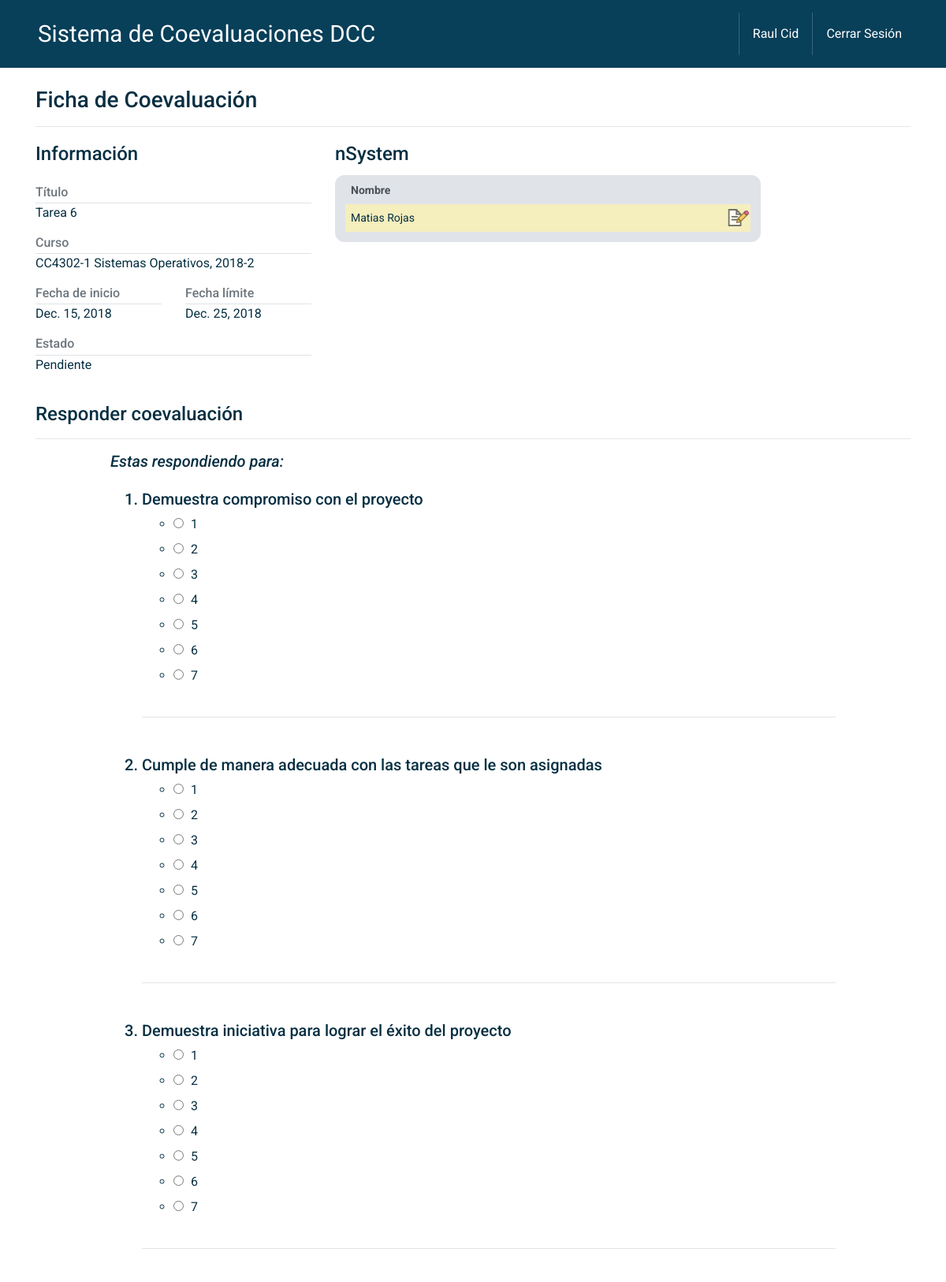
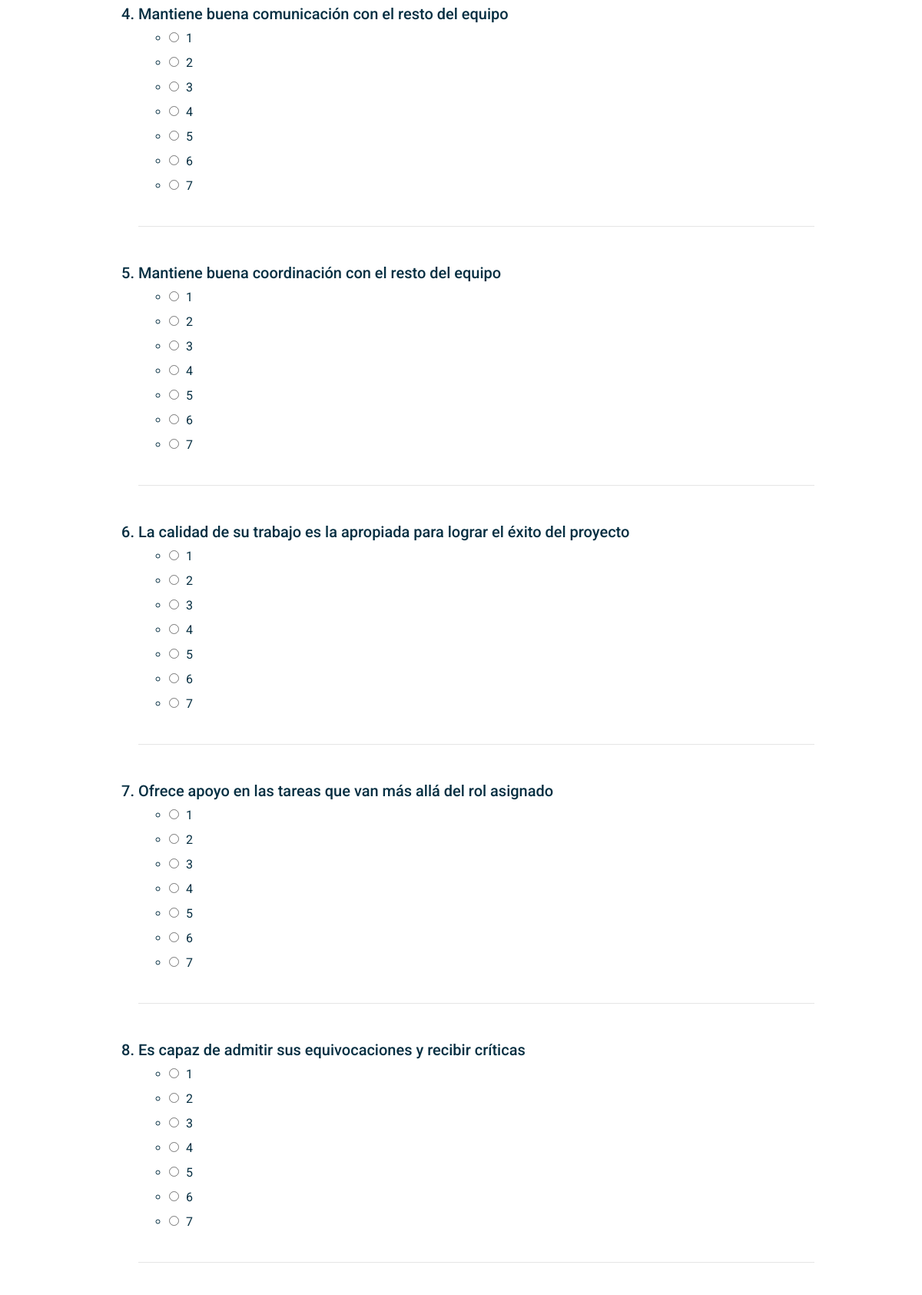
Screenshot of /tarea4/fichaCoev/13 (signed in, upper part) with the database file from the repository (2 pictures, top to bottom).
### tarea4/models.py (models this page shows)
class Coevaluacion(models.Model):
    nombre = models.CharField(max_length=30)
    listaEstados = (('ABIERTA', 'abierta'), ('CERRADA', 'cerrada'), ('PUBLICADA', 'publicada'))
    estado = models.CharField(max_length=20, choices=listaEstados, default='abierta')
    fecha_inicio = models.DateField()
    fecha_termino = models.DateField()
    curso = models.ForeignKey(Curso, on_delete=models.CASCADE)
    preguntas = models.ForeignKey(Pregunta, on_delete=models.SET_NULL, null=True)

class Grupo(models.Model):
    curso = models.ForeignKey(Curso, on_delete=models.CASCADE)
    estudiante = models.ManyToManyField(User)
    Nombre = models.CharField(max_length=50)
    Estado = models.CharField(max_length=50)  # activo VS historico para efectos de historial.

class Pregunta(models.Model):
    pregunta1 = models.CharField(max_length=250)
    pregunta2 = models.CharField(max_length=250)
    pregunta3 = models.CharField(max_length=250)
    pregunta4 = models.CharField(max_length=250)
    pregunta5 = models.CharField(max_length=250)
    pregunta6 = models.CharField(max_length=250)
    pregunta7 = models.CharField(max_length=250)
    pregunta8 = models.CharField(max_length=250)
    pregunta9 = models.CharField(max_length=250)
    pregunta10 = models.CharField(max_length=250)

### tarea4/views.py (the view)
# urls.py: path('fichaCoev/<int:idCoev>', views.fichaCoevaluacionEstudiante, name='fichaCoevaluacion'),
def fichaCoevaluacionEstudiante(request, idCoev):
    if (request.method=='POST'):
        a=1
    userID = request.user.id
    userNombre = request.user.first_name + " " + request.user.last_name
    coev = Coevaluacion.objects.get(id=idCoev)
    coevCurso = coev.curso
    est = User.objects.get(id=userID)
    grupo = est.grupo_set.get(curso=coevCurso.id)
    preguntas = Pregunta.objects.get(coevaluacion=idCoev)
    form = ResponderEval()
    listaIntegrantes = []
    coevContestada = True;
    for estudiante in grupo.estudiante.all():
        if estudiante.id != userID:
            contestada = Respuestas.objects.filter(estudianteEvaluado=estudiante.id, estudianteRespondedor=userID, coevaluacion=idCoev).exists()
            coevContestada = coevContestada and contestada
            listaIntegrantes.append( {'nombre': estudiante.first_name + " " + estudiante.last_name, 'id': estudiante.id,
                                      'contestada': contestada})
    estado = ""
    if coevContestada:
        estado = "contestada"
    elif coev.estado.lower() == "abierta":
        estado = "pendiente"
    else:
        estado = coev.estado.lower()
    infoCoev = {'nombre': coev.nombre,
                'datosCurso': coevCurso.Codigo + "-" + str(coevCurso.Seccion) + " " + coevCurso.Nombre +
                              ", " + str(coevCurso.Ano) + "-" + str(coevCurso.Semestre),
                'fechaInicio': coev.fecha_inicio, 'fechaTermino': coev.fecha_termino,
                'estado': estado, 'estadoPrint': estado.capitalize()}
    listaPreguntas = {
        'pregunta1': preguntas.pregunta1,
        'pregunta2': preguntas.pregunta2,
        'pregunta3': preguntas.pregunta3,
        'pregunta4': preguntas.pregunta4,
        'pregunta5': preguntas.pregunta5,
        'pregunta6': preguntas.pregunta6,
        'pregunta7': preguntas.pregunta7,
        'pregunta8': preguntas.pregunta8,
        'pregunta9': preguntas.pregunta9,
        'pregunta10': preguntas.pregunta10,
    }
    return render(request, 'fichaCoevaluacionEstudiante.html', {'coev': infoCoev,'coevID':idCoev,'listaInt':listaIntegrantes,
                                                                'formulario':form, 'nombreGrupo':grupo.Nombre, 'userNombre': userNombre,
                                                                'listaPreguntas': listaPreguntas, 'userID': userID})

### templates/tarea4/fichaCoevaluacionEstudiante.html (shortened to what this page needs)
<!DOCTYPE html>
    <html lang="es">
    <head>
        {% load static %}
        <link rel="stylesheet" href="{% static 'tarea4/css/bootstrap.min.css' %}"/>
        <link rel="stylesheet" href="{% static 'tarea4/css/coeval.css' %}"/>
    </head>
    <body>
        <nav class="navbar navbar-expand-lg navbar-dark bg-dark px-5 py-3">
            <a class="navbar-brand" href="{% url 'landingPage' %}">Sistema de Coevaluaciones DCC</a>
            <div class="collapse navbar-collapse" id="navbarSupportedContent">
                <ul class="navbar-nav ml-auto">
                    <li class="nav-item">
                        <a class="nav-link" href="{% url 'perfil' %}">{{ userNombre }}</a>
                    </li>
                    <li class="nav-item">
                        <a class="nav-link" href="{% url 'logout' %}">Cerrar Sesión</a>
                    </li>
                </ul>
            </div>
        </nav>
        <div class="container">
            <h3 class="d-inline-block page-title">Ficha de Coevaluación</h3>
            <hr/>
            <div class="row mb-3">
                <div class="col-md-4 mb-3">
                    <h4 class="d-inline-block mt-1">Información</h4>
                    <h6 class="text-muted mt-3 mb-0 pb-1 border-bottom">Título</h6>
                    <span>{{ coev.nombre }}</span>
                    <h6 class="text-muted mt-3 mb-0 pb-1 border-bottom">Curso</h6>
                    <span>{{ coev.datosCurso }}</span>
                    <div class="row">
                        <div class="col-6">
                            <h6 class="text-muted mt-3 mb-0 pb-1 border-bottom">Fecha de inicio</h6>
                            <span>{{ coev.fechaInicio }}</span>
                        </div>
                        <div class="col-6">
                            <h6 class="text-muted mt-3 mb-0 pb-1 border-bottom">Fecha límite</h6>
                            <span>{{ coev.fechaTermino }}</span>
                        </div>
                    </div>
                    <h6 class="text-muted mt-3 mb-0 pb-1 border-bottom">Estado</h6>
                    <span>{{ coev.estadoPrint }}</span>
                </div>
                <div class="col-md-6">
                    <h4 class="d-inline-block mt-1">{{ nombreGrupo }}</h4>
                    <div class="table-wrap table-responsive my-1">
                        <table class="table table-grupo-coeval table-striped table-hover mb-0">
                            <thead class="thead-light">
                                <tr>
                                    <th class="th-nombre">Nombre</th>
                                    <th class="th-iconos"></th>
                                </tr>
                            </thead>
                            <tbody>
                                {% for estudiante in listaInt %}
                                <tr class="tr-pendiente"
                                    {% if not estudiante.contestada %}
                                    onclick='actualizarVariables({{ coevID }}, {{ estudiante.id }}, {{ userID }}, "{{ estudiante.nombre }}"); jumpTo("responder-coeval")
                                    {% endif %} '>
                                    <td>{{ estudiante.nombre }}</td>
                                    <td class="td-icon">
                                        {% if not estudiante.contestada %}
                                        <a href="#responder-coeval" title="Responder coevaluación"><img class="clickable-icon answer-icon wiggle" src="{%  static 'tarea4/icon/answer-icon.png' %}" alt="Responder coevaluación" width="28" height="28"></a>
                                        {% endif %}
                                    </td>
                                </tr>
                                {% endfor %}
                            </tbody>
                        </table>
                    </div>
                </div>
            </div>
            <h4 class="d-inline-block mt-1 mb-0">Responder coevaluación</h4>
            <hr/>
            {% if coev.estado == 'pendiente' %}
            <div id="responder-coeval" class="row">
                <div class="col-10 offset-1">
                <h5 class="font-italic d-inline-block">Estas respondiendo para:</h5>
                    <form action='{% url 'responderCoev' %}' method="post">
                        <ol>
                            <div class="criterio-coeval">
                                <li class="h5">
                                    {{ listaPreguntas.pregunta1 }}
                                </li>
                                <div class="form-check form-check-inline">
                                    {{ formulario.pregunta1 }}
                                </div>
                            </div>
                            <div class="criterio-coeval">
                                <li class="h5">
                                    {{ listaPreguntas.pregunta2 }}
                                </li>
                                <div class="form-check form-check-inline">
                                    {{ formulario.pregunta2 }}
                                </div>
                            </div>
                            <div class="criterio-coeval">
                                <li class="h5">
                                    {{ listaPreguntas.pregunta3 }}
                                </li>
                                <div class="form-check form-check-inline">
                                    {{ formulario.pregunta3 }}
                                </div>
                            </div>
                            <div class="criterio-coeval">
                                <li class="h5">
                                    {{ listaPreguntas.pregunta4 }}
                                </li>
                                <div class="form-check form-check-inline">
                                    {{ formulario.pregunta4 }}
                                </div>
                            </div>
                            <div class="criterio-coeval">
                                <li class="h5">
                                    {{ listaPreguntas.pregunta5 }}
                                </li>
                                <div class="form-check form-check-inline">
                                    {{ formulario.pregunta5 }}
                                </div>
                            </div>
                            <div class="criterio-coeval">
                                <li class="h5">
                                    {{ listaPreguntas.pregunta6 }}
                                </li>
                                <div class="form-check form-check-inline">
                                    {{ formulario.pregunta6 }}
                                </div>
                            </div>
                            <div class="criterio-coeval">
                                <li class="h5">
                                    {{ listaPreguntas.pregunta7 }}
                                </li>
                                <div class="form-check form-check-inline">
                                    {{ formulario.pregunta7 }}
                                </div>
                            </div>
                            <div class="criterio-coeval">
                                <li class="h5">
                                    {{ listaPreguntas.pregunta8 }}
                                </li>
                                <div class="form-check form-check-inline">
                                    {{ formulario.pregunta8 }}
                                </div>
                            </div>
                        </ol>
                    </form>
                </div>
            </div>
            {% endif %}
        </div>
    </body>
    </html>

### tarea4/static/tarea4/css/coeval.css (style rules this page uses)
body { font-family: Roboto; margin-bottom: 30px; color: #062f42; overflow-y: scroll; }
.page-title { margin-top: 1.5rem; margin-bottom: 0rem; }
.navbar.bg-dark { background-color: #083f59!important; }
.navbar-dark .navbar-nav .nav-link, .navbar-dark .navbar-nav .nav-link:focus, .navbar-dark .navbar-nav .nav-link:hover { color: #fff; }
.navbar a { color: #fff; border-radius: 20px; }
.navbar-brand { font-weight: normal; font-size: 1.85em; }
.nav-item { padding-top: .45rem; padding-bottom: .45rem; }
.table-wrap, .gestionar-wrap { background-color: #e0e4e8; padding: 2px 13px 13px 13px; border-radius: 12px; }
.table thead th { font-weight: bold; border-style: none; }
.table .thead-light th { background-color: #e0e4e8; }
.table { font-size: 0.875rem; table-layout: fixed; white-space: nowrap; }
.table tbody { background-color: #f9fafc; }
.table-striped tbody tr:nth-of-type(odd) { background-color: #f9fafc; }
.table.table-hover tr { cursor: pointer; }
.table tr, .table td, .table th { border-style: none; vertical-align: middle!important; }
.table td, .table th { padding: 0.4375rem; overflow: hidden; text-overflow: ellipsis; }
td.td-icon { padding: 0.2rem; }
.th-iconos { width: 2rem }
.tr-pendiente { background-color: #f5eebd!important; }
#responder-coeval .criterio-coeval { padding-bottom: 2rem; margin-top: 1rem; margin-bottom: 3rem; border-bottom: 1px solid rgba(0,0,0,.1); }
#responder-coeval .criterio-coeval .form-check-inline { margin-right: 3rem; }
#responder-coeval li::before { color: red; }
.clickable-icon { opacity: 0.8; -webkit-transition: .25s cubic-bezier(0.85, -1.93, 0.2, 3.29); -moz-transition: .25s cubic-bezier(0.85, -1.93, 0.2, 3.29); transition: .25s cubic-bezier(0.85, -1.93, 0.2, 3.29); }
.tr-pendiente { -webkit-animation: notif-pendiente 3s ease-out 0.7s 1 normal; -moz-animation: notif-pendiente 3s ease-out 0.7s 1 normal; -o-animation: notif-pendiente 3s ease-out 0.7s 1 normal; animation: notif-pendiente 3s ease-out 0.7s 1 normal; }
.clickable-icon.wiggle { -webkit-animation: wiggle 1.8s ease .7s infinite normal; -moz-animation: wiggle 1.8s ease .7s infinite normal; -o-animation: wiggle 1.8s ease .7s infinite normal; animation: wiggle 1.8s ease .7s infinite normal; }

### rows the page displays
Coevaluacion: nombre "Tarea 6", fechaInicio "Dec. 15, 2018", fechaTermino "Dec. 25, 2018"
Grupo: Nombre "nSystem"
Pregunta: pregunta1 "Demuestra compromiso con el proyecto", pregunta2 "Cumple de manera adecuada con las tareas que le son asignadas", pregunta3 "Demuestra iniciativa para lograr el éxito del proyecto", pregunta4 "Mantiene buena comunicación con el resto del equipo", pregunta5 "Mantiene buena coordinación con el resto del equipo", pregunta6 "La calidad de su trabajo es la apropiada para lograr el éxito del proyecto", pregunta7 "Ofrece apoyo en las tareas que van más allá del rol asignado", pregunta8 "Es capaz de admitir sus equivocaciones y recibir críticas"

### other values shown
{{ userNombre }} "Raul Cid"
{{ coev.datosCurso }} "CC4302-1 Sistemas Operativos, 2018-2"
{{ coev.estadoPrint }} "Pendiente"
{{ estudiante.nombre }} "Matias Rojas"
